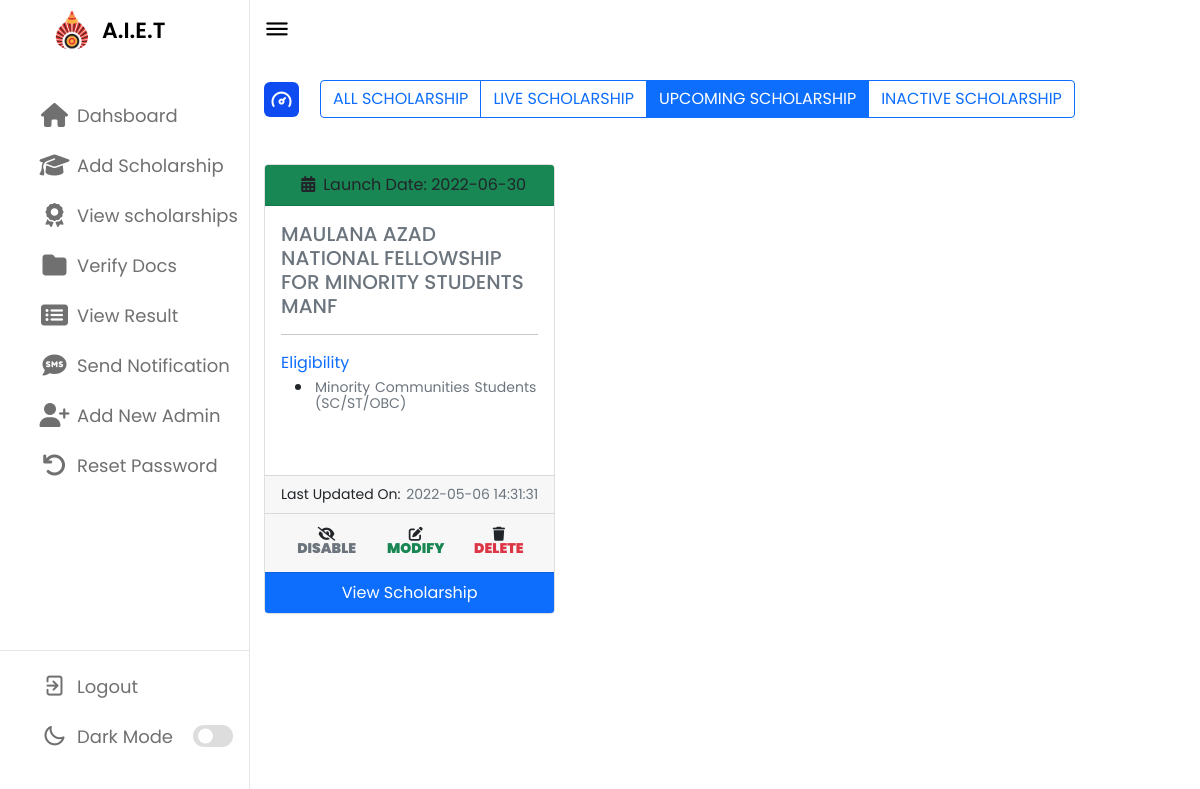
/Admin_Dashboard_Panel/upcoming-scholarship.php (signed in), run on an earlier commit of the app's database.
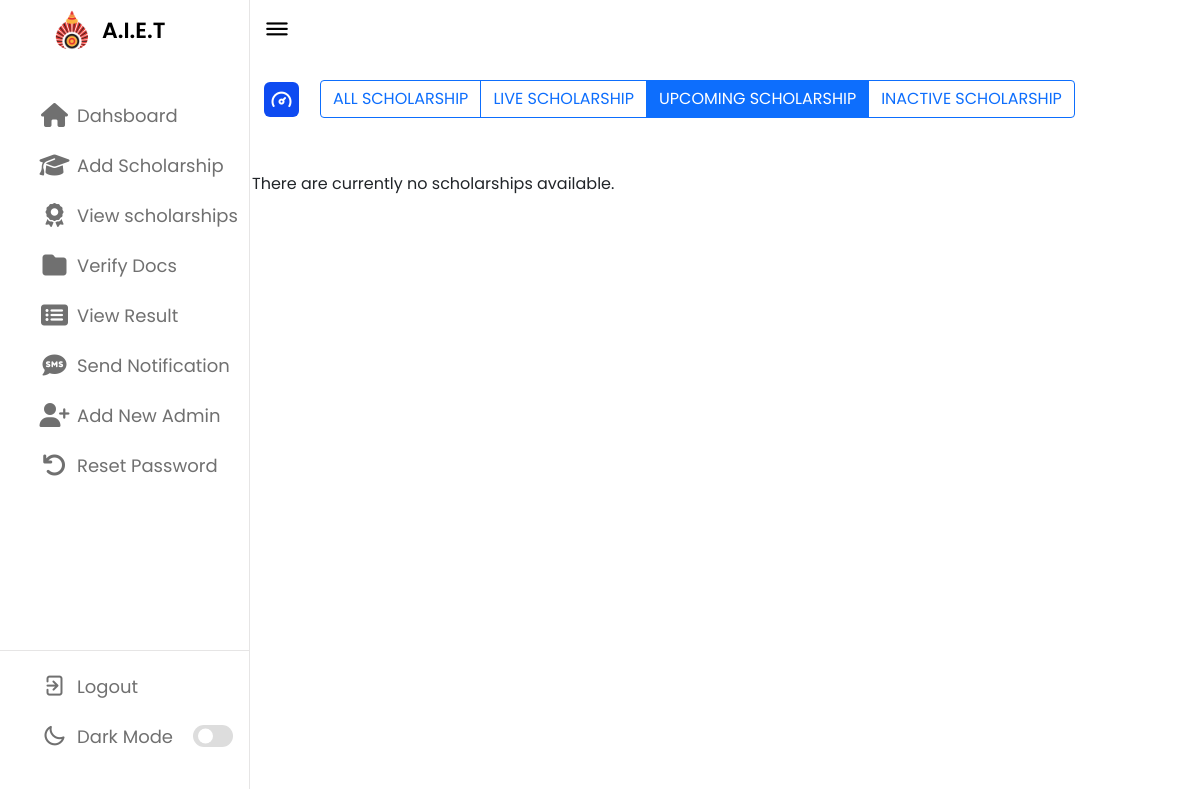
And on a later commit of the database.
### tables this page shows
CREATE TABLE `elig_req` (
  `sch_name` varchar(255) DEFAULT NULL,
  `minority` varchar(255) DEFAULT NULL,
  `sc_st` varchar(255) DEFAULT NULL,
  `girls` varchar(255) DEFAULT NULL,
  `community` varchar(255) DEFAULT NULL,
  `military` varchar(255) DEFAULT NULL,
  `pwd` varchar(255) DEFAULT NULL,
  `athletic` varchar(255) DEFAULT NULL,
  `other_sch` varchar(255) DEFAULT NULL
);

CREATE TABLE `scholarship_details` (
  `id` int(11) NOT NULL,
  `sch_name` varchar(255) DEFAULT NULL,
  `sch_provider` varchar(255) DEFAULT NULL,
  `sch_start_date` date DEFAULT NULL,
  `sch_type` varchar(100) DEFAULT NULL,
  `sch_deadline` date DEFAULT NULL,
  `sch_mode` varchar(50) DEFAULT NULL,
  `sch_link` varchar(512) NOT NULL,
  `status` varchar(20) DEFAULT 'active',
  `created_at` timestamp NOT NULL DEFAULT current_timestamp() ON UPDATE current_timestamp()
);

### Admin_Dashboard_Panel/upcoming-scholarship.php (the view, shortened to what the changed rows need)
<?php
include("admin-layout.php");
require_once("../db/config.php");
$sql = "SELECT * FROM scholarship_details t1 INNER JOIN elig_req t2 ON t2.sch_name = t1.sch_name WHERE (sch_start_date > CURDATE()) AND (sch_deadline > CURDATE()) AND (status = 'active' OR status IS NULL) ORDER BY sch_start_date";
?>
<div class="dash-content">
    <div class="overview">
        <div class="title">
            <i class="uil uil-tachometer-fast-alt"></i>
            <span class="text">
            </span>
        </div>
        <div class="row">
            <?php
            if ($result = $link->query($sql)) {
                if ($result->num_rows > 0) {
                    while ($row = $result->fetch_array()) { ?>
                        <div class="col-sm-4">
                            <div class="card mt-3">
                                <div class="card-header text-center bg-success">
                                    <i class="fa-solid fa-calendar-days px-2"></i>Launch Date: <?php echo $row["sch_start_date"] ?>
                                </div>
                                <div class="card-body">
                                    <h5 class="card-title txt"><a class="text-decoration-none text-secondary" href="<?php echo $row['sch_link'] ?>" target="_blank" rel="noopener noreferrer"><?php echo $row["sch_name"] ?></a></h5>
                                    <hr>
                                    <div class="card-text-body">
                                        <div class="card-text text-primary">Eligibility</div>
                                        <ul>
                                            <?php if (!empty($row['minority'])) { ?>
                                                <li>
                                                    <p><small class="text-muted"><?php echo $row['minority']; ?></small></p>
                                                </li>
                                            <?php } ?>
                                    </div>
                                </div>
                                <div class="card-footer d-flex justify-content-between">
                                    <small> Last Updated On:</small>
                                    <small class="text-muted"><?php echo $row['created_at'] ?></small>
                                </div>
                                <div class="card-footer">
                                    <div class="d-flex justify-content-center">
                                        <div class="btn btn-sm"><i class="fas fa-eye-slash" aria-hidden="true">
                                                <?php echo "<a class='px-1 text-decoration-none text-muted' onclick=\"return confirm('Do you really want to disable this scholarship?')\" href=\"../scholarship-operation/disable-scholarship.php?id=" . $row['id'] . " \">DISABLE</a>"; ?>
                                            </i></div>
                                        <div class="btn btn-sm"><i class="fas fa-edit" aria-hidden="true">
                                                <?php echo "<a class='px-1 text-decoration-none text-success' onclick=\"return confirm('Do you really want to modify this scholarship?')\" href=\"modify-scholarship.php?id=" . $row['id'] . " \">MODIFY</a>"; ?>
                                            </i></div>
                                        <div class="btn btn-sm"><i class="fa fa-trash" aria-hidden="true">
                                                <?php echo "<a class='px-1 text-decoration-none text-danger' onclick=\"return confirm('Do you really want to delete this scholarship?')\" href=\"../scholarship-operation/delete-scholarship.php?id=" . $row['id'] . " \">DELETE</a>"; ?>
                                            </i></div>
                                    </div>
                                </div>
                                <div class="card-footer text-center bg-primary">
                                    <a href="../scholarship-operation/scholarship-details.php?id=<?php echo urlencode($row['id']) ?>" class="text-decoration-none text-white">View Scholarship</a>
                                </div>
                            </div>
                        </div>
            <?php    }
                } else {
                    echo "<br>";
                    echo "There are currently no scholarships available.";
                }
            } else {
                echo "ERROR: Could not able to execute $sql. " . $mysqli->error;
            }
            ?>
        </div>
    </div>
</div>

What changed in the data, as far as the page shows it:
removed elig_req: scholarship_details.sch_start_date "2022-06-30", sch_name "MAULANA AZAD NATIONAL FELLOWSHIP FOR MINORITY STUDENTS MANF", minority "Minority Communities Students(SC/ST/OBC)", scholarship_details.created_at "2022-05-06 14:31:31"
Also different on the page:
text now shown: "There are currently no scholarships available."
